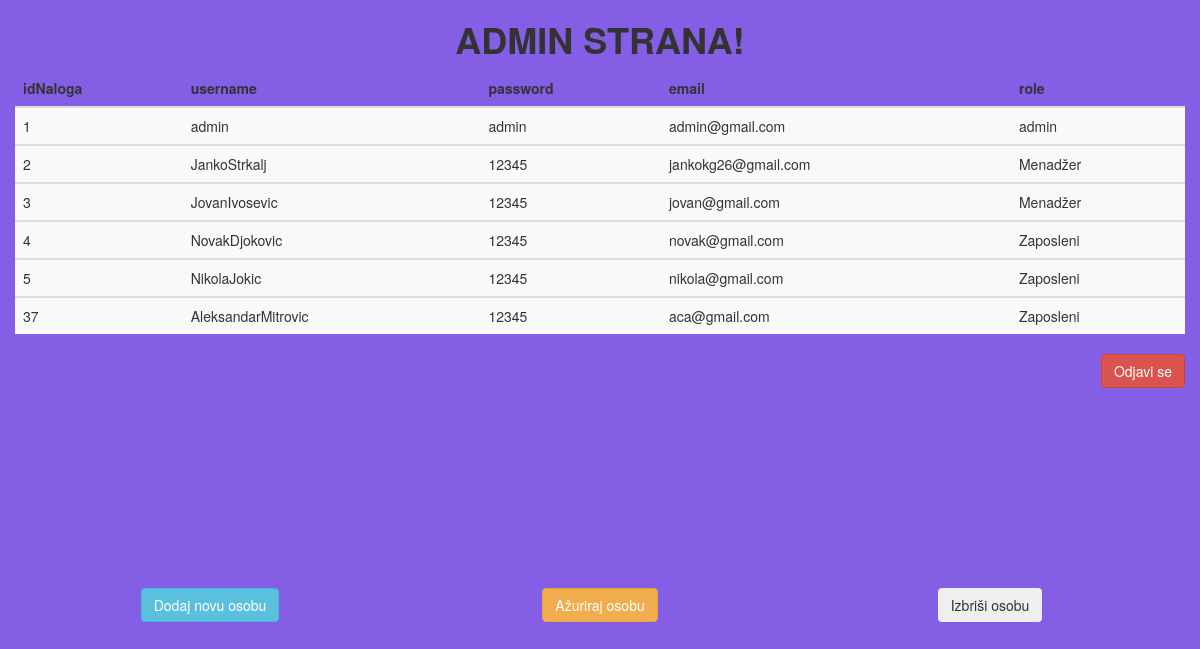
Page /adminlogin.php on the committed database.
### tables this page shows
CREATE TABLE `nalog` (
  `idNaloga` int(50) NOT NULL,
  `username` varchar(255) NOT NULL,
  `password` varchar(255) NOT NULL,
  `email` varchar(255) NOT NULL,
  `role` varchar(255) NOT NULL
);

### adminlogin.php (the view, shortened to what this page needs)
<!DOCTYPE html>
<html>
<head>
	<link rel="stylesheet" href="https://maxcdn.bootstrapcdn.com/bootstrap/3.4.1/css/bootstrap.min.css">
	<link href="css/adminlogin.css" rel="stylesheet" type="text/css">
</head>
<body>
	<h1>ADMIN STRANA!</h1>
	<div class="container-fluid tabela">
			<?php
				$conn = OpenCon();
				$sql = "SELECT * FROM nalog";
				$result = $conn->query($sql);
				echo "<table class='table table-striped'>
				<thead>
					<tr>
						<th>idNaloga</th>
						<th>username</th>
						<th>password</th>
						<th>email</th>
						<th>role</th>
					</tr>
				</thead>
				<tbody>";
				if ($result->num_rows > 0) {
					while($red = $result->fetch_assoc()){
						echo "<tr>";
						echo "<td>".$red['idNaloga']."</td>";
						echo "<td>".$red['username']."</td>";
						echo "<td>".$red['password']."</td>";
						echo "<td>".$red['email']."</td>";
						echo "<td>".$red['role']."</td>";
						echo "</tr>";
						echo "</tbody>";
					}
					echo "</table>";
				}
			?>
	</div>
<div class="container-fluid">
	<form method="post" class="form">
		<button onclick="logout()" type="button" class="btn btn-danger logout">Odjavi se</button>
	</form>
</div>
<div class="container-fluid dugmad">
	<div class="col-md-4 text-center">
		<form method="post" class="dodaj">
			<button onclick="add()" type="button" class="btn btn-info add">Dodaj novu osobu</button>
		</form>
	</div>
	<div class="col-md-4 text-center">
		<form method="post" class="izmeni">
			<button onclick="izmeni()" type="button" class="btn btn-warning change">Ažuriraj osobu</button>
		</form>
	</div>
	<div class="col-md-4 text-center">
		<form method="post" class="delete">
			<button onclick="deleting()" type="button" class="btn btn-light delete">Izbriši osobu</button>
		</form>
	</div>
</div>
</body>
</html>

### css/adminlogin.css (style rules this page uses)
body { background-color: rgb(132, 94, 229) !important; }
.form button { float: right; }
h1 { text-align: center; font-weight: bold; }
.dugmad { margin-top: 200px; }

### rows in the picture
nalog: idNaloga "1", username "admin", password "admin", email "admin@gmail.com", role "admin"
nalog: idNaloga "2", username "JankoStrkalj", password "12345", email "jankokg26@gmail.com", role "Menadžer"
nalog: idNaloga "3", username "JovanIvosevic", password "12345", email "jovan@gmail.com", role "Menadžer"
nalog: idNaloga "4", username "NovakDjokovic", password "12345", email "novak@gmail.com", role "Zaposleni"
nalog: idNaloga "5", username "NikolaJokic", password "12345", email "nikola@gmail.com", role "Zaposleni"
nalog: idNaloga "37", username "AleksandarMitrovic", password "12345", email "aca@gmail.com", role "Zaposleni"
